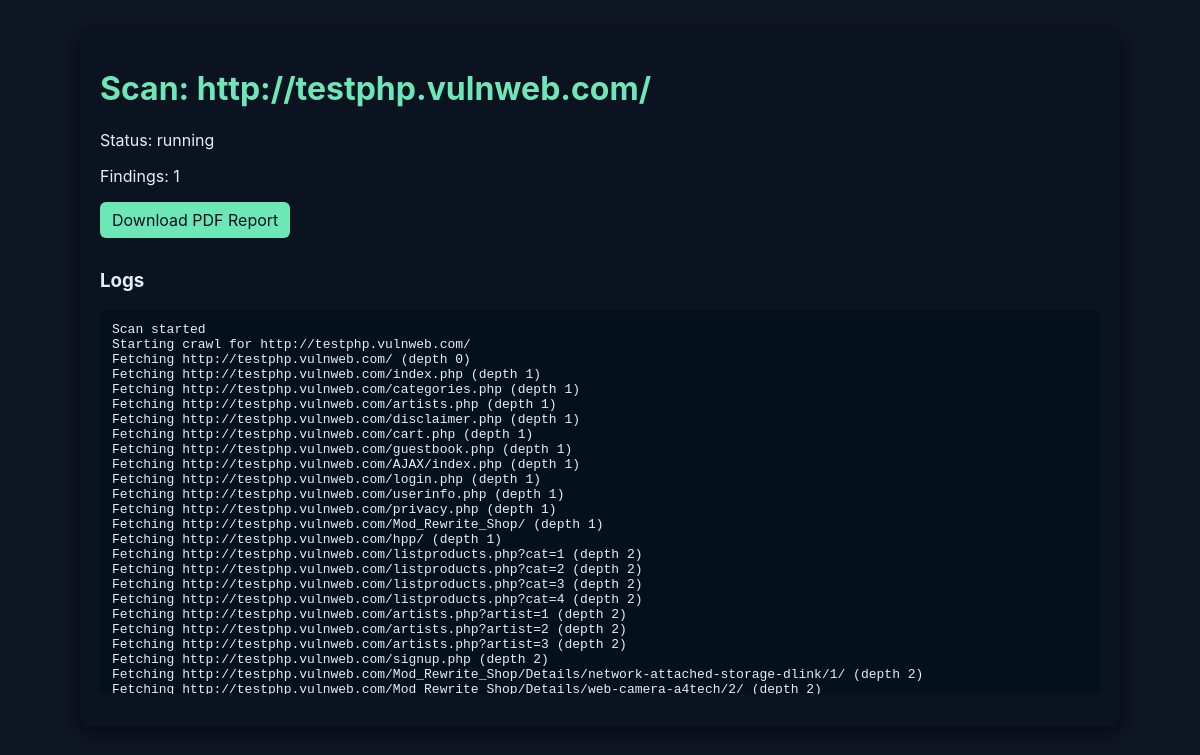
/scan/1, run on the app's committed database.
### models.py (models this page shows)
class ScanJob(Base):
    __tablename__ = "scan_jobs"
    id = Column(Integer, primary_key=True, index=True)
    target = Column(String(512), nullable=False)
    profile = Column(String(64), default="default")
    status = Column(String(32), default="queued")
    created_at = Column(DateTime, default=datetime.utcnow)
    finished_at = Column(DateTime, nullable=True)
    logs = Column(Text, default="")
    findings = relationship("Finding", back_populates="scanjob", cascade="all,delete-orphan")
    subdomains = relationship("Subdomain", back_populates="scanjob", cascade="all,delete-orphan")

### app.py (the view, shortened to what this page needs)
@app.route("/scan/<int:job_id>")
def scan(job_id):
    db = SessionLocal()
    job = db.query(ScanJob).filter(ScanJob.id == job_id).first()
    if not job:
        db.close()
        return "Job not found", 404
    findings = db.query(Finding).filter(Finding.scanjob_id == job_id).order_by(Finding.created_at).all()
    subs = db.query(Subdomain).filter(Subdomain.scanjob_id == job_id).order_by(Subdomain.created_at).all()
    job.findings = findings
    job.subdomains = subs
    db.close()
    return render_template("scan.html", job=job)

### templates/scan.html (shortened to what this page needs)
<!doctype html>
<html>
<head>
  <link rel="stylesheet" href="/static/style.css">
</head>
<body>
  <div class="container">
    <h1>Scan: {{ job.target }}</h1>
    <p>Status: <span id="status">{{ job.status }}</span></p>
    <p>Findings: <span id="count">{{ (job.findings|length) if job.findings else 0 }}</span></p>
    <a id="download-link" class="btn hidden" href="/scan/{{ job.id }}/download">Download PDF Report</a>
    <h3 id="logs-title">Logs</h3>
    <pre id="logs">{{ job.logs or '' }}</pre>
  </div>
</body>
</html>

### static/style.css (style rules this page uses)
body { font-family:Inter, Roboto, Arial, sans-serif;background:#0f1724;color:#e6eef8;padding:20px }
.container { max-width:1000px;margin:0 auto;background:#0b1220;padding:20px;border-radius:8px;box-shadow:0 6px 20px rgba(0,0,0,0.6) }
h1 { color:#6ee7b7 }
pre { background:#07101a;padding:12px;border-radius:6px;max-height:360px;overflow:auto }
a { color: #9be7d8; text-decoration: none; }

### templates/scan.html (style rules this page uses)
#logs { background:#04101a; padding:12px; border-radius:6px; max-height:360px; overflow:auto; white-space:pre-wrap; font-family:monospace; }
.hidden { display:none; }
.btn { display:inline-block; padding:8px 12px; border-radius:6px; background:#6ee7b7; color:#012; text-decoration:none; margin-bottom:12px; }

### data on the page
ScanJob: target "http://testphp.vulnweb.com/", status "running", logs "Scan started Starting crawl for http://testphp.vulnweb.com/ Fetching http://testphp.vulnweb.com/ (depth 0) Fetching http://testphp.vulnweb.com/index.php (depth 1) Fetching http://testphp.vulnweb.com/categories.php (depth 1) Fetching http://testphp.vulnweb.com/artists.php (depth 1) Fetching http://testphp.vulnweb.com/disclaimer.php (depth 1) Fetching http://testphp.vulnweb.com/cart.php (depth 1) Fetching http://testphp.vulnweb.com/guestbook.php (depth 1) Fetching http://testphp.vulnweb.com/AJAX/index.php (depth 1) Fetching http://testphp.vulnweb.com/login.php (depth 1) Fetching http://testphp.vulnweb.com/userinfo.php (depth 1) Fetching http://testphp.vulnweb.com/privacy.php (depth 1)…"

### other printed values
{{ (job.findings|length) if job.findings else 0 }} "1"
